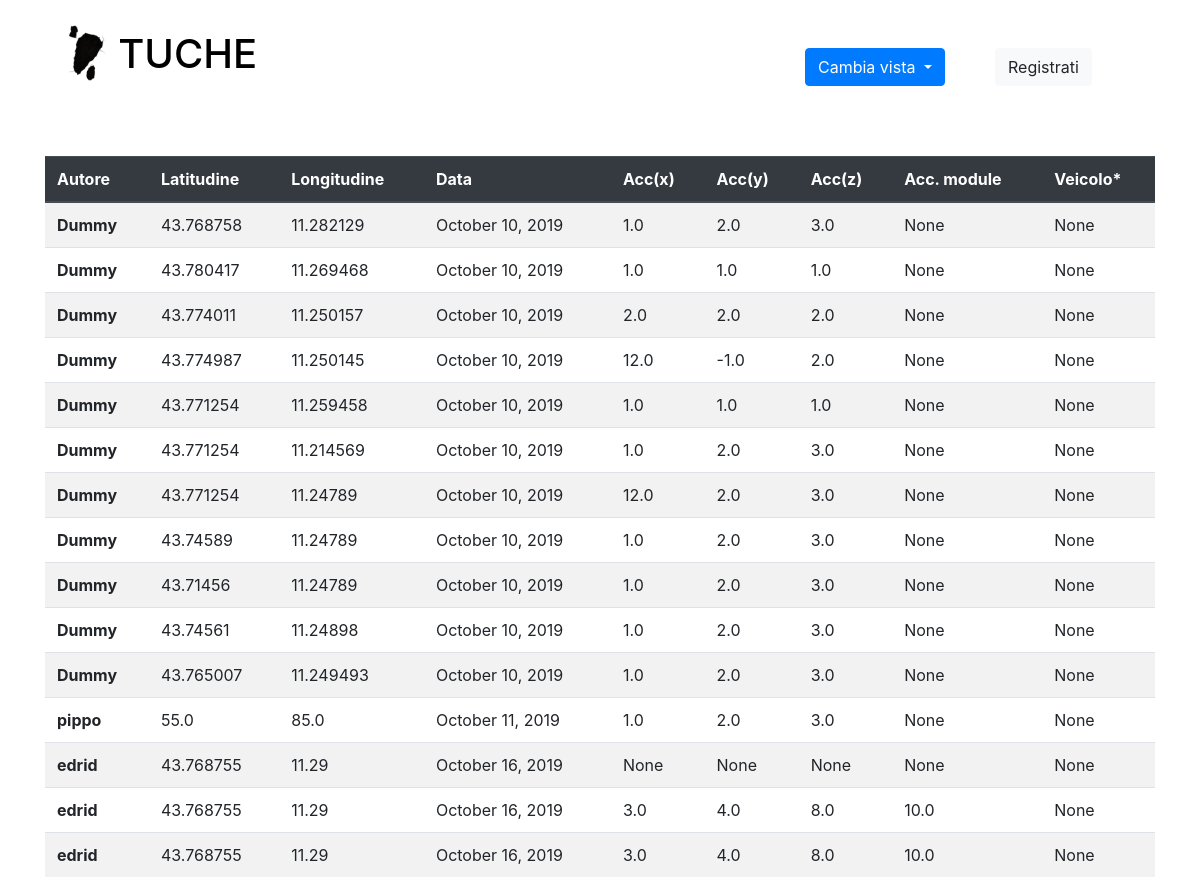
The app's page /map/logs, older data.
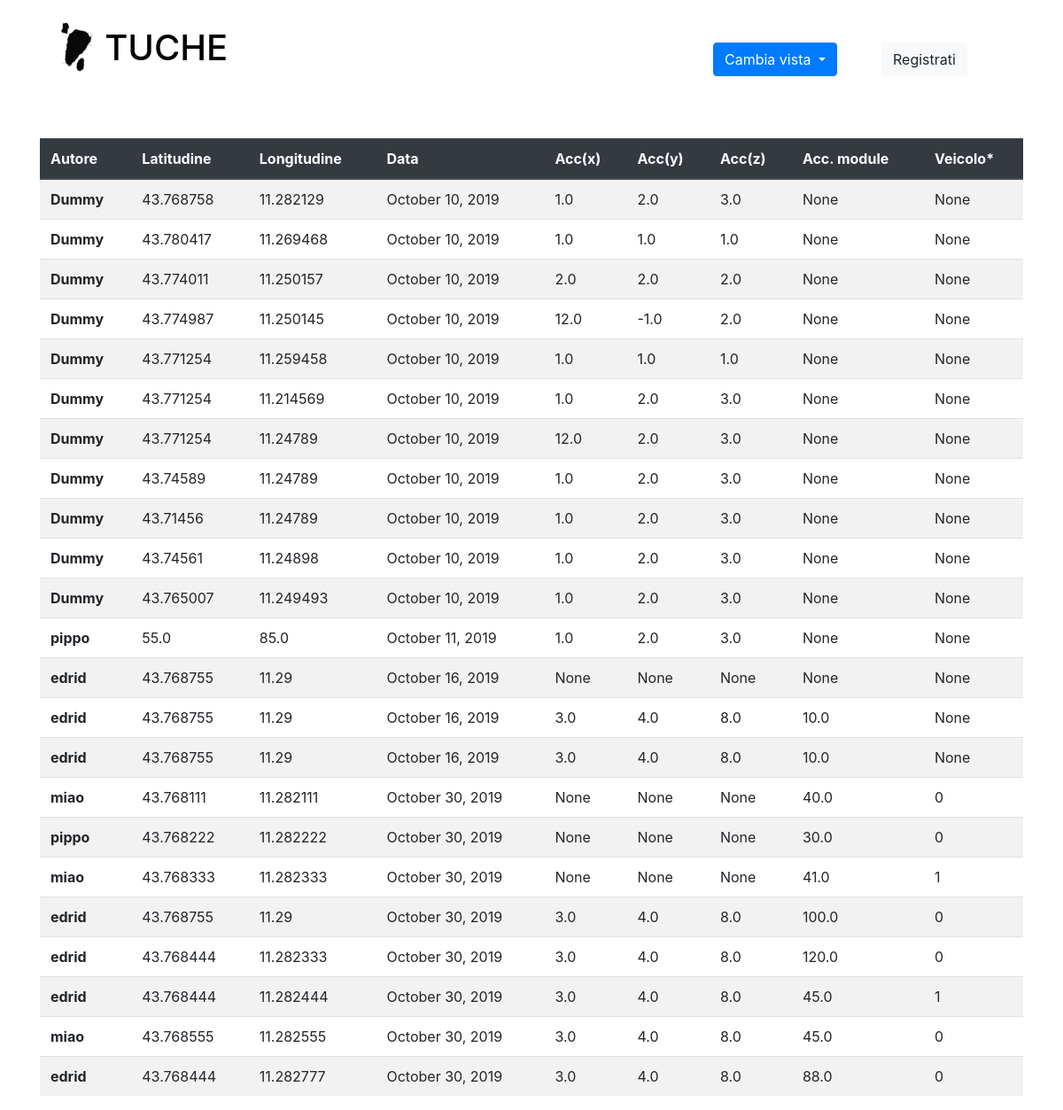
The same page, newer data.
### map/models.py (models this page shows, shortened)
class Report(models.Model):
    user = models.ForeignKey(User, on_delete=models.SET_NULL, null=True)
    time = models.DateTimeField(default = timezone.now, null=True) #TODO cambiare fuso orario (timezone)
    lat = models.FloatField()
    lon = models.FloatField()
    vehicle_type = models.IntegerField(blank=True, null=True) #TODO alla fine non dovranno essere blank=true e null=true
    intensity_x = models.FloatField(blank=True, null=True)
    intensity_y = models.FloatField(blank=True, null=True)
    intensity_z = models.FloatField(blank=True, null=True)
    intensity_module = models.FloatField(blank=True, null=True)

### map/views.py (the view)
# urls.py: path('logs', views.registro, name="registro"),
def registro(request):
    paginator = Paginator(Report.objects.all(), 8)
    page = request.GET.get('page')
    righe = paginator.get_page(page)
    context = {
        'rows' : Report.objects.all(),
        'righe': righe
    }
    return render(request, 'map/logs.html', context)

### map/templates/map/logs.html (shortened to what this page needs)
{% extends "map/base.html" %}
{% block content %}
    <div class="container mt-5">
        <table class="table table-striped">
                <thead class="thead-dark">
                    <tr>
                        <th scope="col">Autore</th>
                        <th scope="col">Latitudine</th>
                        <th scope="col">Longitudine</th>
                        <th scope="col">Data</th>
                        <th scope="col">Acc(x)</th>
                        <th scope="col">Acc(y)</th>
                        <th scope="col">Acc(z)</th>
                        <th scope="col">Acc. module</th>
                        <th scope="col">Veicolo*</th>
                    </tr>
                </thead>
                <tbody>
                        {% for row in rows %}
                            <tr>
                                <th scope="row">{{ row.user }}</th>
                                <td>{{ row.lat }}</td>
                                <td>{{ row.lon }}</td>
                                <td>{{ row.time|date:"F d, Y" }}</td>
                                <td>{{ row.intensity_x }}</td>
                                <td>{{ row.intensity_y }}</td>
                                <td>{{ row.intensity_z }}</td>
                                <td>{{ row.intensity_module }}</td>
                                <td>{{ row.vehicle_type }}</td>
                            </tr>
                        {% endfor %}
                </tbody>
        </table>
    </div>
{% endblock content %}

### map/templates/map/base.html (shortened to what this page needs)
{% load static %}
<html>
  <head>
    <link rel="stylesheet" href="https://stackpath.bootstrapcdn.com/bootstrap/4.3.1/css/bootstrap.min.css">
  </head>
  <body>
    <div class="container">
      <div class="row">
        <div class="col-6">
          <div class="pt-4 pb-4 ">
            <a href="{% url 'tuche-home' %}" style=" color: black; text-decoration: none;">
            <img src="{% static 'map/images/tuche_logo2.png' %}" alt="Logo image" style="height: 60px;"  >
            <h1 class="align-middle" style="display:inline;">TUCHE</h1>
            </a>
          </div>
        </div>
        <div class="col-2"></div>
        <div class="col-2 pt-5">
          <div class="dropdown align-middle">
            <button class="btn btn-primary dropdown-toggle align-middle" type="button" id="dropdownMenuButton" data-toggle="dropdown" aria-haspopup="true" aria-expanded="false">
              Cambia vista
            </button>
          </div>
        </div>
        <div class="col-1 pt-5 ">
            <a href="{% url 'register' %}" class="btn btn-light">Registrati</a>
        </div>
      </div>
    </div>
    {% block content %}{% endblock %}
    </body>
</html>

Row changes from the older to the newer data that the page shows:
added Report: user "miao", lat "43.768111", lon "11.282111", time "October 30, 2019", intensity_x "None", intensity_y "None", intensity_z "None", intensity_module "40.0", vehicle_type "0"
added Report: user "pippo", lat "43.768222", lon "11.282222", time "October 30, 2019", intensity_x "None", intensity_y "None", intensity_z "None", intensity_module "30.0", vehicle_type "0"
added Report: user "miao", lat "43.768333", lon "11.282333", time "October 30, 2019", intensity_x "None", intensity_y "None", intensity_z "None", intensity_module "41.0", vehicle_type "1"
added Report: user "edrid", lat "43.768755", lon "11.29", time "October 30, 2019", intensity_x "3.0", intensity_y "4.0", intensity_z "8.0", intensity_module "100.0", vehicle_type "0"
added Report: user "edrid", lat "43.768444", lon "11.282333", time "October 30, 2019", intensity_x "3.0", intensity_y "4.0", intensity_z "8.0", intensity_module "120.0", vehicle_type "0"
added Report: user "edrid", lat "43.768444", lon "11.282444", time "October 30, 2019", intensity_x "3.0", intensity_y "4.0", intensity_z "8.0", intensity_module "45.0", vehicle_type "1"
added Report: user "miao", lat "43.768555", lon "11.282555", time "October 30, 2019", intensity_x "3.0", intensity_y "4.0", intensity_z "8.0", intensity_module "45.0", vehicle_type "0"
added Report: user "edrid", lat "43.768444", lon "11.282777", time "October 30, 2019", intensity_x "3.0", intensity_y "4.0", intensity_z "8.0", intensity_module "88.0", vehicle_type "0"
